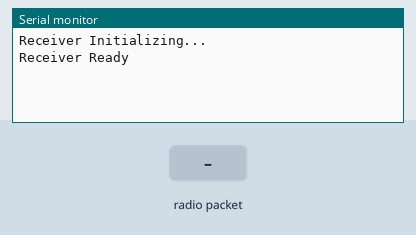
Simulated run of this sketch. Board: Arduino Uno, built with avr-gcc and run on an emulated ATmega328P. Parts: the last lines printed to the serial monitor. The test bench sets the inputs (shaded band). No radio packets arrive unless stated.

Above: at 1.2 s.
1.3 s: radio packet "1" arrives
At 2.5 s:
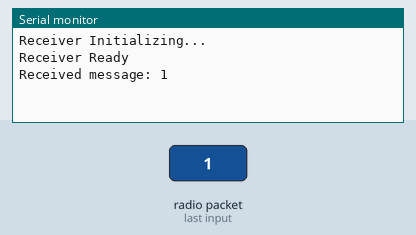
2.8 s: radio packet "0" arrives
At 3.7 s:
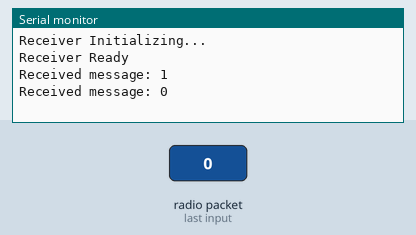
4.3 s: radio packet "2" arrives
At 4.9 s:
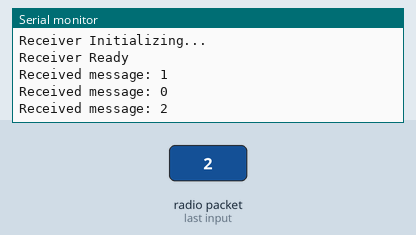

The sketch:

nrf_receiver.ino
```cpp
#include <SPI.h>
#include <RF24.h>

RF24 radio(9, 10, 4000000); // CE, CSN pins

void setup() {
  Serial.begin(9600);
  Serial.println("Receiver Initializing...");
  if (!radio.begin()) {
    Serial.println("Radio hardware not responding!!");
    while (1);
  }
  radio.setChannel(76); // Set the channel
  radio.setPALevel(RF24_PA_MAX); // Set the power level
  radio.openReadingPipe(1, 0xF0F0F0F0E1LL); // Set the address
  radio.startListening();
  Serial.println("Receiver Ready");
}

void loop() {
  if (radio.available()) {
    char text[32] = {0}; // Create a buffer to hold the received message
    radio.read(&text, sizeof(text));
    Serial.println("Received message: " + String(text));
  }
}
```

Measured:
- after the input at 1.3 s, the serial monitor: prints a new line at once (image 1)
- after the input at 2.8 s, the serial monitor: prints a new line at once (image 2)
- after the input at 4.3 s, the serial monitor: prints a new line at once (image 3)
